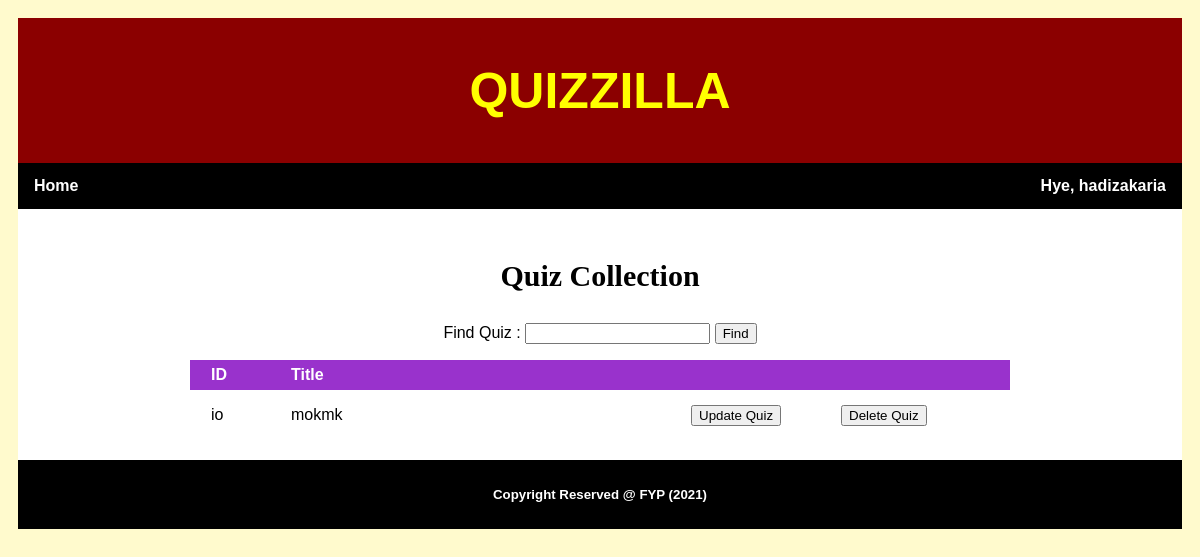
The page /quiz_collection.php (signed in) on the database its author committed.
### tables this page shows
CREATE TABLE `teacher` (
  `email` varchar(255) NOT NULL,
  `password` varchar(255) NOT NULL,
  `name` varchar(255) NOT NULL
);

CREATE TABLE `quiz` (
  `id_quiz` varchar(7) NOT NULL,
  `title_quiz` varchar(255) NOT NULL,
  `email_teacher` varchar(255) NOT NULL
);

### session.php (called while the page is built, shortened)
<?php
include ('db_conn.php');
$email = $_SESSION['email'];
$cat = $_SESSION['category'];
if ($cat == "T") {
	$table = "teacher";
} else {
	$table = "student"; }
$mysql = mysqli_query($conn, "SELECT * FROM $table WHERE email='$email'");
$row = mysqli_fetch_array($mysql);
$name = $row['name'];
?>

### quiz_collection.php (the view, shortened to what this page needs)
<html>
<head>
</head>
<body>
<?php
include ("header.php");
include ("topnav.php");
?>
<div id="mainbody">
	<div id="title"><p>Quiz Collection</p></div>
<form action="" method="post">
<p><center>Find Quiz :
	<input type="text" name="search">
	<input type="submit" value="Find" name="find">
</p></center>
</form>
<?php
if(isset($_POST['find']) && !empty($_POST['search']) )
{
	$query = "SELECT * FROM quiz
			  WHERE title_quiz LIKE '%$_POST[search]%'";
} else {
	$query = "SELECT * FROM quiz";
}
$mysql = $query;
$result = mysqli_query($conn, $mysql) or die(mysql_error());
if (mysqli_num_rows($result) > 0)
{
echo "<table border='0'>";
echo "<col width='20'>";
echo "<col width='80'>";
echo "<col width='400'>";
echo "<col width='150'>";
echo "<col width='150'>";
echo "<col width='20'>";
echo "<tr>";
echo "<th></th>";
echo "<th>ID</th>";
echo "<th>Title</th>";
echo "<th></th>";
echo "<th></th>";
echo "<th></th>";
echo "</tr>";
  while($row = mysqli_fetch_assoc($result))
  {
  if ($cat == "T")
  {
	$button1 = "<td><a href='edit_quiz.php?idQ=".$row['id_quiz']."'><button>Update Quiz</button></a></td>";
	$button2 = "<td><a href='delete_quiz.php?idQ=".$row['id_quiz']."'><button>Delete Quiz</button></a></td>";
  }
  else
  {
	$button1 = "<td><a href='answer_quiz.php?idQ=".$row['id_quiz']."'><button>Answer Quiz</button></a></td>";
	$button2 = "";
  }
  echo "<tr height='50'>";
  echo "<td></td>";
  echo "<td>".$row['id_quiz']."</td>";
  echo "<td>".$row['title_quiz']."</td>";
  echo $button1;
  echo $button2;
  echo "</tr>";
  }
echo "</table>";
}
else { echo "<center>The quiz doesn't exist yet</center>"; }
?>
</div>
<?php
include ("footer.php");
?>
</body>
</html>

### topnav.php (shortened to what this page needs)
<?php
include('session.php');
?>
<html>
<head>
</head>
<body>
<ul>
	<li><a href="quiz_collection.php">Home</a></li>
	<li class="dropdown">
	<a href="#" class="dropbtn">Hye, <?php echo $name; ?></a>
	</li>
</ul>
</body>
</html>

### quiz_collection.php (style rules this page uses)
#mainbody { background-color: white; padding: 20px; }
#title { font-size: 30px; font-family: Tw Cen MT Condensed; font-weight: bold; text-align: center; }
table { margin-left: auto; margin-right: auto; border-collapse: collapse; margin: auto background-color: lavender; }
td { text align: left; height: 25px; }
th { height: 30px; text-align: left; font-weight: bold; color: white; background-color: darkorchid; }

### header.php (style rules this page uses)
* { box-sizing: border-box; }
body { background: lemonchiffon; font-family: Arial; padding: 10px; }

### topnav.php (style rules this page uses)
ul { list-style-type: none; margin: 0; padding: 0; overflow: hidden; background-color: black; }
li { float: left; }
li a, .dropbtn { display: inline-block; color: white; text-align: center; padding: 14px 16px; text-decoration: none; font-weight: bold; }
li.dropdown { display: inline-block; float:right; }

### rows shown on the page
teacher: name "hadizakaria"
quiz: id_quiz "io", title_quiz "mokmk"
